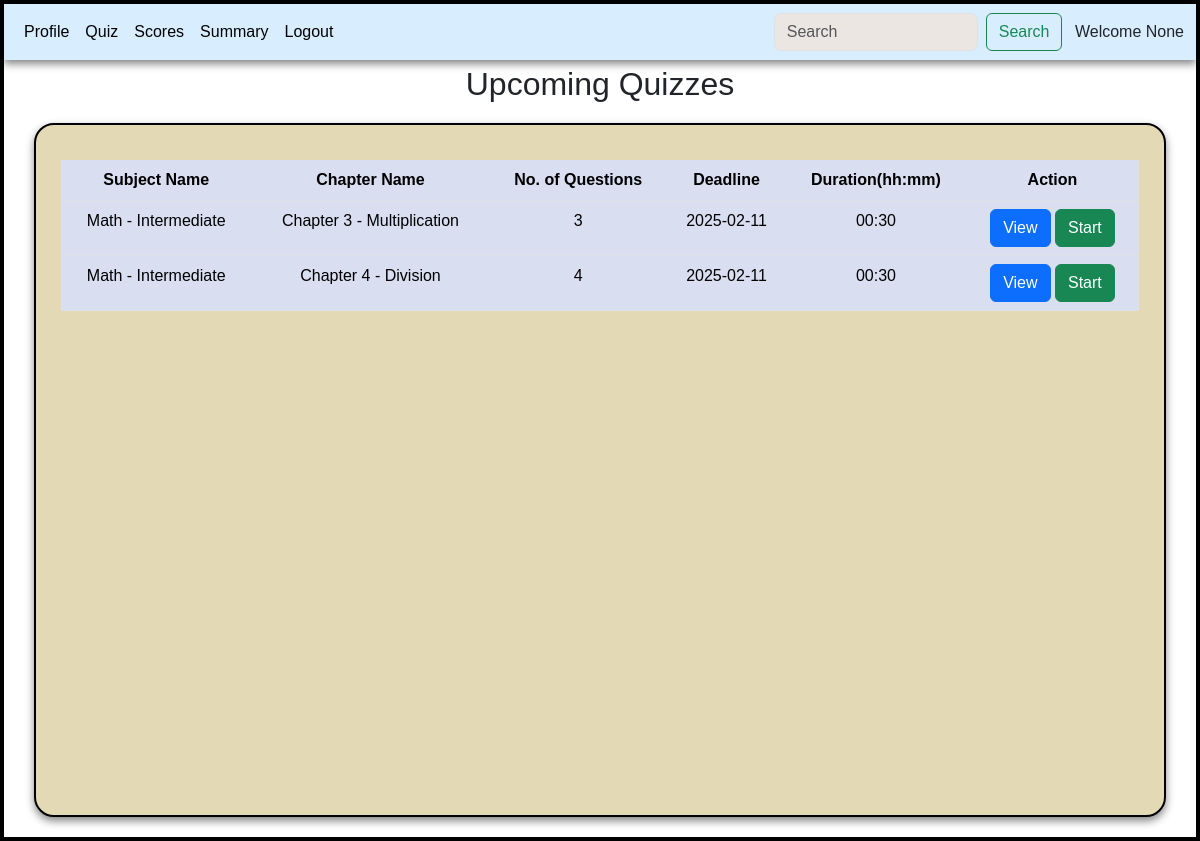
/user_dashboard, run on an earlier commit of the app's database.
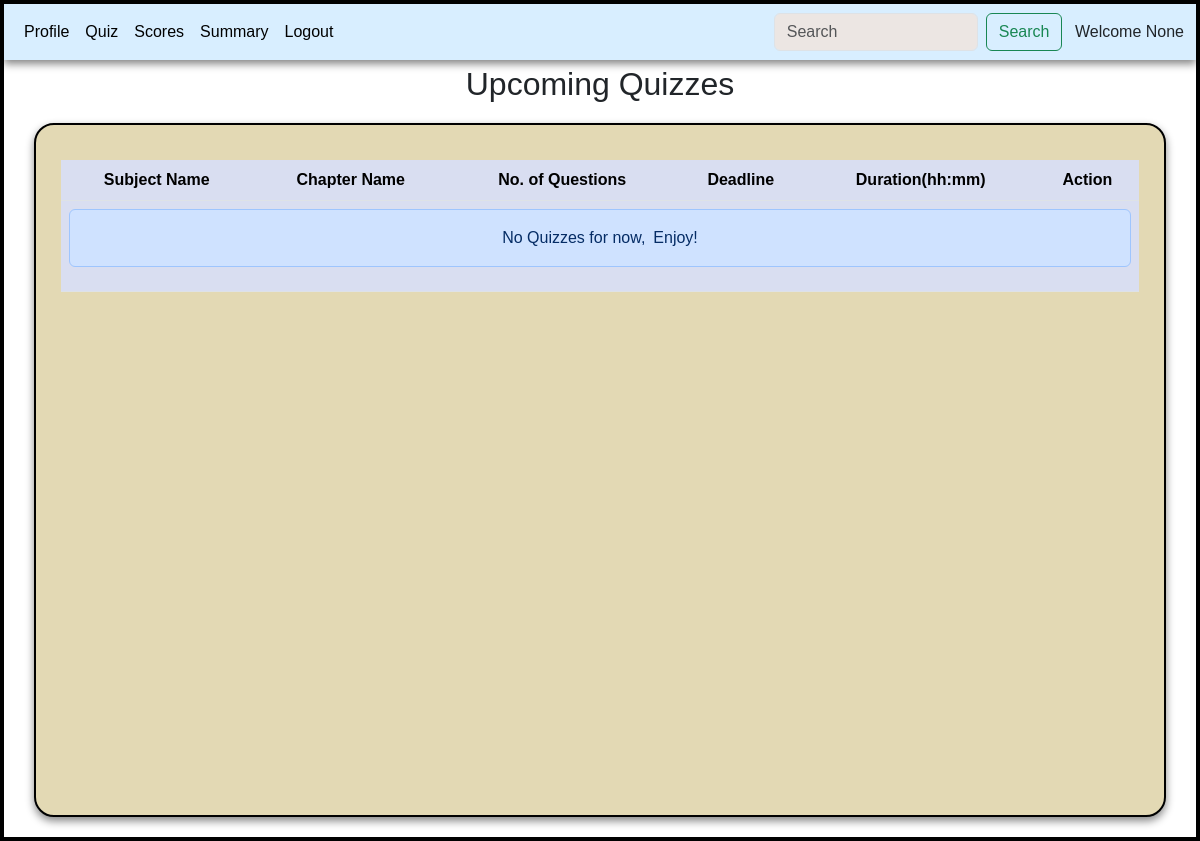
And on a later commit of the database.
### controllers/models.py (models this page shows)
class Quiz(db.Model):
    id = db.Column(db.Integer, primary_key=True)
    chapter_id = db.Column(db.Integer, db.ForeignKey('chapter.id'), nullable=False)
    date = db.Column(db.Date(), nullable=False)
    time = db.Column(db.String(10), nullable=False)
    status = db.Column(db.String())
    questions = db.relationship('Question', backref='quiz')

class Subject(db.Model):
    id = db.Column(db.Integer(), primary_key=True)
    name = db.Column(db.String(), nullable=False, unique=True)
    description = db.Column(db.String(), nullable=True)
    chapters = db.relationship('Chapter', backref='subject')

class Chapter(db.Model):
    id = db.Column(db.Integer, primary_key=True)
    subject_id = db.Column(db.Integer, db.ForeignKey('subject.id'), nullable=False)
    name = db.Column(db.String(), nullable=False)
    description = db.Column(db.String(), nullable=True)
    quizzes = db.relationship('Quiz', backref='chapter')

### controllers/main.py (the view, shortened to what this page needs)
@app.route('/user_dashboard')
def user_dashboard():
    u_name = request.args.get('u_name')
    if 'quiz_date' in request.args:
        quiz_date = request.args.get('quiz_date')
        dts = quiz_date.split(',')
        quizzes = Quiz.query.filter(Quiz.date.in_(dts), Quiz.status == 'active').all()
        return render_template('user_dashboard.html',quizzes=quizzes,u_name=u_name)
    quizzes = Quiz.query.filter(Quiz.date >= date.today(), Quiz.status=='active').all()
    if 'msg' in request.args:
        emsg = request.args.get('msg')
        return render_template('user_dashboard.html',quizzes=quizzes,u_name=u_name,msg=emsg)
    return render_template('user_dashboard.html',quizzes=quizzes,u_name=u_name)

### templates/user_dashboard.html (shortened to what the changed rows need)
<!DOCTYPE html>
<html lang="en">
<head>
    <link rel="stylesheet" href="/static/style.css">
    <link href="https://cdn.jsdelivr.net/npm/bootstrap@5.3.3/dist/css/bootstrap.min.css" rel="stylesheet">
</head>
<body>
    <div id="main">
        <div id="canvas">
              <h2 style="text-align: center;margin-top: 5px;">Upcoming Quizzes</h2>
              <div class="table-div" id="canvas">
                <table class="table table-hover" id="table-body">
                  <thead>
                    <tr>
                      <th scope="col">Subject Name</th>
                      <th scope ="col">Chapter Name</th>
                      <th scope="col">No. of Questions</th>
                      <th scope="col">Deadline</th>
                      <th scope="col">Duration(hh:mm)</th>
                      <th scope="col">Action</th>
                    </tr>
                  </thead>
                  <tbody>
                    {% if quizzes %}
                      {% for quiz in quizzes %}
                        {% if quiz.questions|length > 0 %}
                          <tr>
                            <td>{{ quiz.chapter.subject.name }}</td>
                            <td>{{ quiz.chapter.name }}</td>
                            <td>{{ quiz.questions|length }}</td>
                            <td>{{ quiz.date }}</td>
                            <td>{{ quiz.time }}</td>
                            <td>
                              <a href='/view/{{ quiz.id }}/{{ u_name }}' class="btn btn-primary">View</a>
                              <a href='/start_quiz/{{ quiz.id }}/{{ u_name }}' class="btn btn-success">Start</a>
                            </td>
                          </tr>
                        {% endif %}
                      {% endfor %}
                    {% else %}
                      {% if msg %}
                        <tr>
                          <td colspan="6">
                            <div class="alert alert-danger text-center">
                              {{ msg }}
                            </div>
                          </td>
                        </tr>
                      {% else %}
                        <tr>
                          <td colspan="6">
                            <div class="alert alert-primary text-center">No Quizzes for now,&ensp;Enjoy!</div>
                          </td>
                        </tr>
                      {% endif %}
                    {% endif %}
                  </tbody>
                </table>
              </div>
        </div>
    </div>
</body>
</html>

What changed in the data, as far as the page shows it:
removed Quiz: chapter.subject.name "Math - Intermediate", chapter.name "Chapter 3 - Multiplication", questions|length "3", date "2025-02-11", time "00:30"
removed Quiz: chapter.subject.name "Math - Intermediate", chapter.name "Chapter 4 - Division", questions|length "4", date "2025-02-11", time "00:30"
Also different on the page:
text now shown: "No Quizzes for now, Enjoy!"
